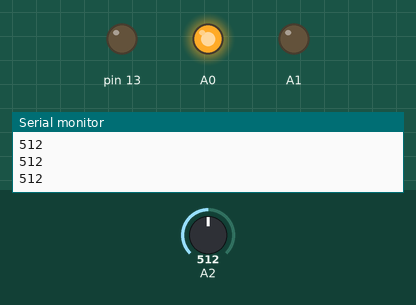
A sketch run on a simulated Arduino Uno, built with avr-gcc and run on an emulated ATmega328P. Shown: output pins drawn as LEDs (lit = HIGH), the last lines printed to the serial monitor. The test bench sets the inputs (shaded band); at power-on: A2 = 512.

Above: at 1.2 s.
1.3 s: A2 set to 589
2.8 s: A2 set to 612
At 3.6 s:
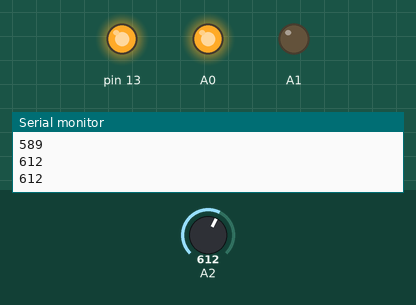
4.5 s: A2 set to 590
At 4.8 s:
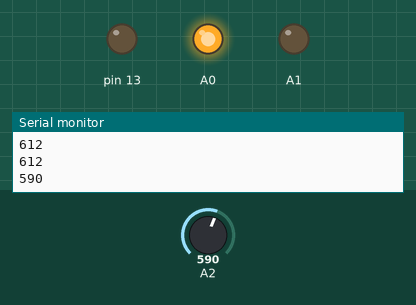
6.0 s: A2 set to 610
At 7.2 s:
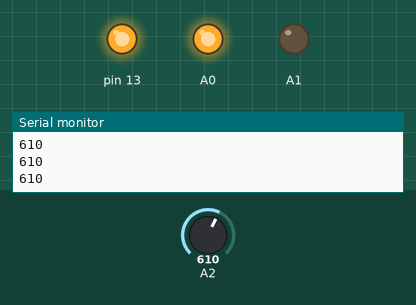
Timing chart, 0 to 8.5 s (numbered marks = the images above; inputs shaded):
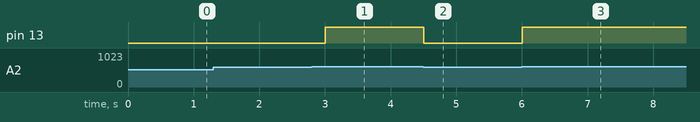

The sketch:

infra-red-sensor.ino
```cpp
void setup() {
  // put your setup code here, to run once:
  pinMode(13,OUTPUT);

  pinMode(A2,INPUT);
  pinMode(A1,OUTPUT);
  pinMode(A0,OUTPUT);

  digitalWrite(A1,LOW);  // Sensor GND
  digitalWrite(A0,HIGH); // Supply 5v
  digitalWrite(13,LOW);

  Serial.begin(9600);
}

void loop() {
  // put your main code here, to run repeatedly:

  Serial.println(analogRead(A2));
  delay(300);

//  digitalWrite(7,HIGH);
//  int detect = digitalRead(8);
  if (analogRead(A2) > 600) {
    digitalWrite(13,HIGH);
  } else {
      digitalWrite(13,LOW);
  }
}
```

Measured:
- the behaviour switches between 600 and 601 on A2 (found by bisection; images 0 and 1)
- after the input at 2.8 s, pin 13: LOW → HIGH after 0.20 s
- after the input at 4.5 s, pin 13: HIGH → LOW at once
- after the input at 6.0 s, pin 13: LOW → HIGH at once
